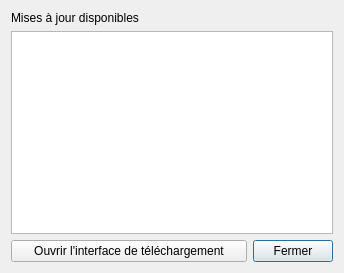
<?xml version="1.0" encoding="UTF-8"?>
<ui version="4.0">
 <class>Dialog</class>
 <widget class="QDialog" name="Dialog">
  <property name="geometry">
   <rect>
    <x>0</x>
    <y>0</y>
    <width>344</width>
    <height>273</height>
   </rect>
  </property>
  <property name="windowTitle">
   <string>Dialog</string>
  </property>
  <property name="windowIcon">
   <iconset>
    <normaloff>../icons/icon.png</normaloff>../icons/icon.png</iconset>
  </property>
  <layout class="QGridLayout" name="gridLayout_2">
   <item row="0" column="0">
    <layout class="QGridLayout" name="gridLayout">
     <item row="2" column="1">
      <widget class="QPushButton" name="pushButton_fermer">
       <property name="sizePolicy">
        <sizepolicy hsizetype="Fixed" vsizetype="Fixed">
         <horstretch>0</horstretch>
         <verstretch>0</verstretch>
        </sizepolicy>
       </property>
       <property name="text">
        <string>Fermer</string>
       </property>
      </widget>
     </item>
     <item row="1" column="0" colspan="2">
      <widget class="QTableWidget" name="tableWidget_maj"/>
     </item>
     <item row="0" column="0" colspan="2">
      <widget class="QLabel" name="label">
       <property name="text">
        <string>Mises à jour disponibles</string>
       </property>
      </widget>
     </item>
     <item row="2" column="0">
      <widget class="QPushButton" name="pushButton_executer_installateur">
       <property name="text">
        <string>Ouvrir l'interface de téléchargement</string>
       </property>
      </widget>
     </item>
    </layout>
   </item>
  </layout>
 </widget>
 <resources/>
 <connections/>
</ui>
